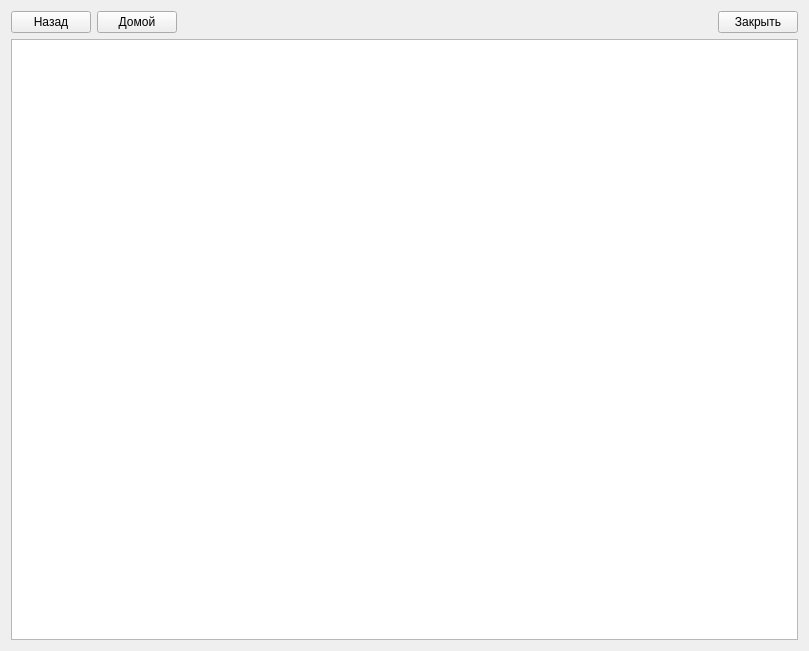
<?xml version="1.0" encoding="UTF-8"?>
<ui version="4.0">
 <class>helpForm</class>
 <widget class="QWidget" name="helpForm">
  <property name="geometry">
   <rect>
    <x>0</x>
    <y>0</y>
    <width>809</width>
    <height>651</height>
   </rect>
  </property>
  <property name="windowTitle">
   <string>Справка</string>
  </property>
  <property name="windowIcon">
   <iconset resource="../hstest-client.qrc">
    <normaloff>:/icons/hstest.svg</normaloff>:/icons/hstest.svg</iconset>
  </property>
  <layout class="QVBoxLayout" name="verticalLayout">
   <item>
    <layout class="QHBoxLayout" name="horizontalLayout">
     <item>
      <widget class="QPushButton" name="backButton">
       <property name="text">
        <string>Назад</string>
       </property>
       <property name="icon">
        <iconset theme="go-previous">
         <normaloff/>
        </iconset>
       </property>
      </widget>
     </item>
     <item>
      <widget class="QPushButton" name="homeButton">
       <property name="text">
        <string>Домой</string>
       </property>
       <property name="icon">
        <iconset theme="go-home">
         <normaloff/>
        </iconset>
       </property>
      </widget>
     </item>
     <item>
      <spacer name="horizontalSpacer">
       <property name="orientation">
        <enum>Qt::Horizontal</enum>
       </property>
       <property name="sizeHint" stdset="0">
        <size>
         <width>40</width>
         <height>20</height>
        </size>
       </property>
      </spacer>
     </item>
     <item>
      <widget class="QPushButton" name="closeButton">
       <property name="text">
        <string>Закрыть</string>
       </property>
       <property name="icon">
        <iconset theme="dialog-close">
         <normaloff/>
        </iconset>
       </property>
      </widget>
     </item>
    </layout>
   </item>
   <item>
    <widget class="QTextBrowser" name="textBrowser">
     <property name="font">
      <font>
       <pointsize>12</pointsize>
      </font>
     </property>
     <property name="autoFormatting">
      <set>QTextEdit::AutoAll</set>
     </property>
     <property name="openExternalLinks">
      <bool>true</bool>
     </property>
    </widget>
   </item>
  </layout>
 </widget>
 <resources>
  <include location="../hstest-client.qrc"/>
 </resources>
 <connections>
  <connection>
   <sender>closeButton</sender>
   <signal>clicked()</signal>
   <receiver>helpForm</receiver>
   <slot>close()</slot>
   <hints>
    <hint type="sourcelabel">
     <x>749</x>
     <y>17</y>
    </hint>
    <hint type="destinationlabel">
     <x>578</x>
     <y>2</y>
    </hint>
   </hints>
  </connection>
  <connection>
   <sender>homeButton</sender>
   <signal>clicked()</signal>
   <receiver>textBrowser</receiver>
   <slot>home()</slot>
   <hints>
    <hint type="sourcelabel">
     <x>138</x>
     <y>17</y>
    </hint>
    <hint type="destinationlabel">
     <x>225</x>
     <y>163</y>
    </hint>
   </hints>
  </connection>
  <connection>
   <sender>backButton</sender>
   <signal>clicked()</signal>
   <receiver>textBrowser</receiver>
   <slot>backward()</slot>
   <hints>
    <hint type="sourcelabel">
     <x>54</x>
     <y>16</y>
    </hint>
    <hint type="destinationlabel">
     <x>192</x>
     <y>175</y>
    </hint>
   </hints>
  </connection>
 </connections>
</ui>
